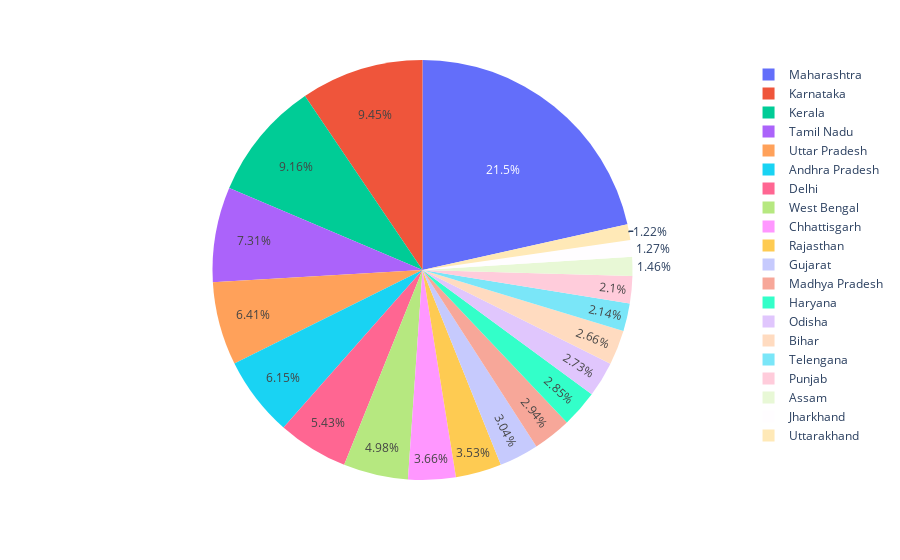

The notebook cell this image was saved under:
### Markdown cell above
# MANIPULATING DATA FOR PLOTTING PIE CHART OF TOP 20 STATES HAVING CONFIRMED CASES

### Code cell
#dat=data.head(7)
rat=data.sort_values("Total Confirmed cases",ascending=False)
cat=rat.head(20)
pi=px.pie(cat,values="Total Confirmed cases",names="Name of State / UT")
pi.show()

### Figure 1 — Plotly figure (JSON) as saved in the notebook; plotly's stock layout.template omitted (floating-point values rounded to 4 significant figures)
{"data": [{"domain": {"x": [0, 1], "y": [0, 1]}, "hovertemplate": "Name of State / UT=%{label}<br>Total Confirmed cases=%{value}<extra></extra>", "labels": ["Maharashtra", "Karnataka", "Kerala", "Tamil Nadu", "Uttar Pradesh", "Andhra Pradesh", "Delhi", "West Bengal", "Chhattisgarh", "Rajasthan", "Gujarat", "Madhya Pradesh", "Haryana", "Odisha", "Bihar", "Telengana", "Punjab", "Assam", "Jharkhand", "Uttarakhand"], "legendgroup": "", "name": "", "showlegend": true, "type": "pie", "values": [5626155, 2472973, 2395590, 1911496, 1677508, 1609105, 1419986, 1301978, 956715, 923860, 794912, 769696, 744602, 714380, 695726, 560141, 548231, 381171, 333058, 318346]}], "layout": {"legend": {"tracegroupgap": 0}, "margin": {"t": 60}}}
